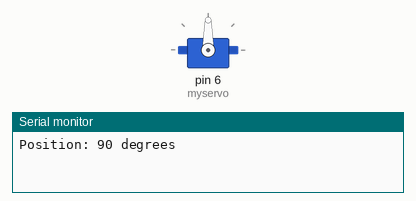
Recording of a sketch running on a simulated Arduino Uno, built with avr-gcc and run on an emulated ATmega328P. Parts: servo, the last lines printed to the serial monitor.

Above: at 0.05 s.
At 1.5 s:
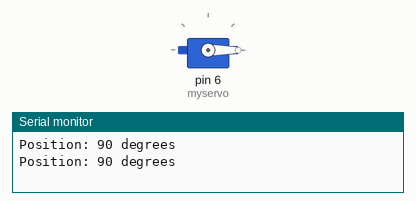
At 3.0 s:
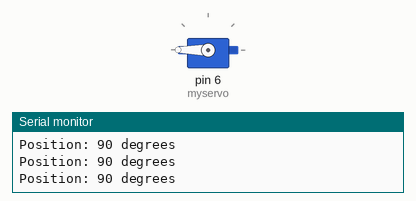
Timing chart, 0 to 6.9 s (numbered marks = the images above):
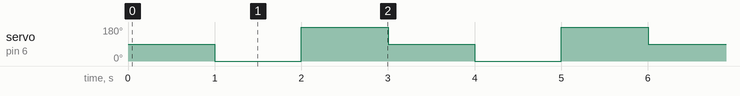

The sketch:

servo_set.ino
```cpp
#include <Servo.h>

Servo myservo;  // create servo object to control a servo

void setup() {
  Serial.begin(9600);       // initialize serial communication at 9600 baud rate
  myservo.attach(6);        // attaches the servo on pin 9 to the servo object
}

void loop() {
  // Set servo to 0 degrees
  myservo.write(90);
  Serial.println("Position: 90 degrees");
  delay(1000);

  myservo.write(0);
  Serial.println("Position: 90 degrees");
  delay(1000);
  myservo.write(180);
  Serial.println("Position: 90 degrees");
  delay(1000);

}
```

Measured:
- by itself, servo on pin 6 (myservo): repeats every 3.0 s: 180° 1.0 s, 90° 1.0 s, 0° 1.0 s
